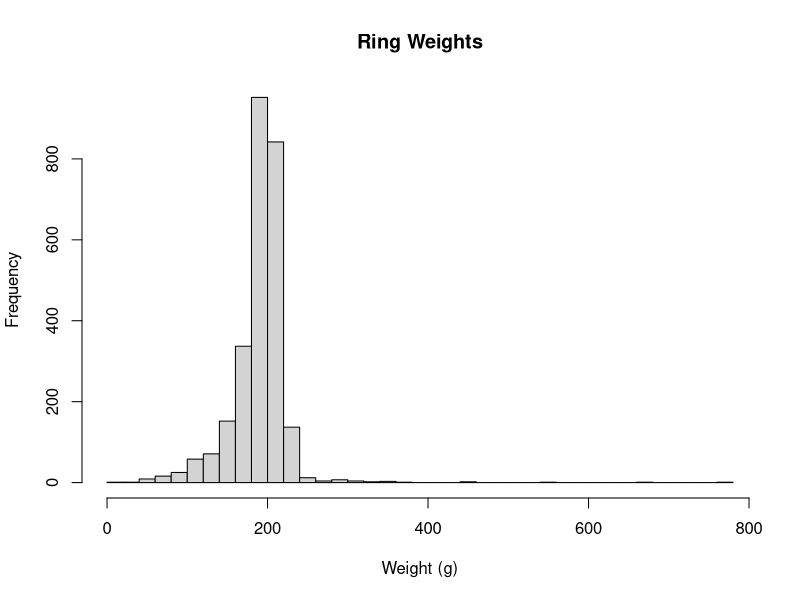
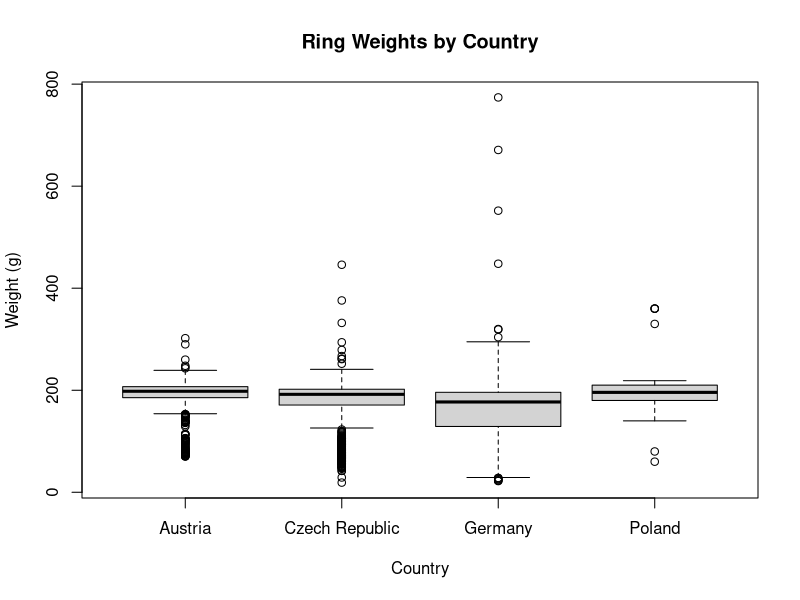
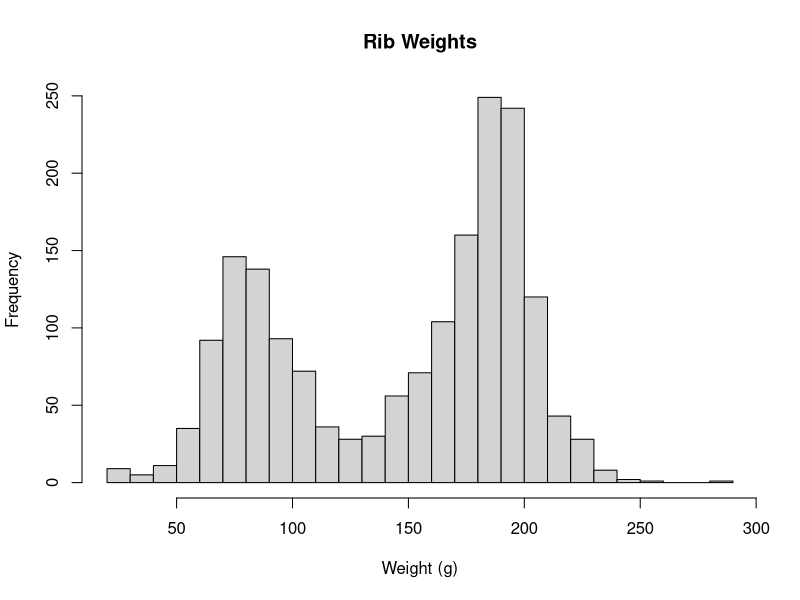

The R source for these figures, in order:
## ---- chunk 1
knitr::opts_chunk$set(echo = TRUE)

library(readxl)
library(MASS)
library(data.table)
library(dplyr)
library(knitr)
## ---- chunk 2
money <- read_excel("journal.pone.0240462.s002.xlsx",
                    sheet = 1
                    )

# Rename the weight column to make it tidy
money <- rename(money, Weight = `Weight (g)`)
## ---- chunk 3
kable(as.data.frame(money[sample(seq(1, length(money$Location)), 30, replace = FALSE),]),
      caption = "A selection of data from Kuijpers and Popa 2021.",
      row.names = FALSE
      )

## ---- chunk 4
hist(money$Weight[money$Type == "Ring"],
    main = "Ring Weights",
    breaks = 30, 
    xlab = "Weight (g)"
    )
## ---- chunk 5
ringMean <- mean(money["Type" = "Ring",]$Weight)

ringSD <- sd(money["Type" = "Ring",]$Weight)
## ---- chunk 6
ringWeightFit <- fitdistr(money["Type" = "Ring",]$Weight,
                           "normal")

# Calculate difference in calculated and fitdistr() means
meandif <- unname(ringWeightFit$estimate[1]) - ringMean

# Calculate difference in calculated and fitdistr() standard deviations
sddif <- unname(ringWeightFit$estimate[2]) - ringSD

## ---- chunk 7
ringsByCountry <- melt(data = as.data.table(money["Type" = "Ring",]), 
                       id = "Country", 
                       measure = "Weight"
                       )
## ---- chunk 8
boxplot(value ~ Country, 
        ringsByCountry,
        ylab = "Weight (g)",
        main = "Ring Weights by Country")
## ---- chunk 9
GermanVSAustrian <- t.test(ringsByCountry$value[ringsByCountry$Country == "Germany"],
                           ringsByCountry$value[ringsByCountry$Country == "Austria"]
                           )
## ---- chunk 10
hist(money$Weight[money$Type == "Rib"],
    main = "Rib Weights",
    breaks = 30, 
    xlab = "Weight (g)"
    )
